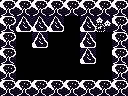

A level layout from a 2D game, rendered from its tile map. Below: a short description, then the map file with its tile-grid data intact:
An orthogonal 8x6 tile map with 16x16 px tiles, 1 tile layer (map), 2 tilesets and 4 objects (3x bear, wizzard).

<map version="1.10" tiledversion="1.12.2" orientation="orthogonal" renderorder="right-down" width="8" height="6" tilewidth="16" tileheight="16" infinite="0" nextlayerid="7" nextobjectid="16">
 <tileset firstgid="1" name="monotiles" tilewidth="16" tileheight="16" tilecount="40" columns="8">
  <image source="monotiles.png" width="128" height="80" />
 </tileset>
 <tileset firstgid="41" name="sprites2" tilewidth="16" tileheight="16" tilecount="8" columns="4">
  <image source="sprites2.png" width="64" height="32" />
 </tileset>
 <layer id="1" name="map" width="8" height="6">
  <data encoding="csv">
15,15,15,15,15,15,15,15,
15,14,14,14,0,14,13,15,
15,0,14,0,0,14,0,15,
15,0,0,0,0,14,0,15,
15,0,0,0,0,0,0,15,
15,15,15,15,15,15,15,15
</data>
 </layer>
 <objectgroup id="6" name="mobs">
  <object id="6" type="wizzard" gid="42" x="16" y="48" width="16" height="16">
   <properties>
    <property name="dir" type="int" value="1" />
   </properties>
  </object>
  <object id="13" type="bear" gid="44" x="32" y="80" width="16" height="16">
   <properties>
    <property name="dir" type="int" value="0" />
   </properties>
  </object>
  <object id="14" type="bear" gid="44" x="48" y="80" width="16" height="16">
   <properties>
    <property name="dir" type="int" value="0" />
   </properties>
  </object>
  <object id="15" type="bear" gid="44" x="64" y="64" width="16" height="16">
   <properties>
    <property name="dir" type="int" value="2" />
   </properties>
  </object>
 </objectgroup>
</map>
